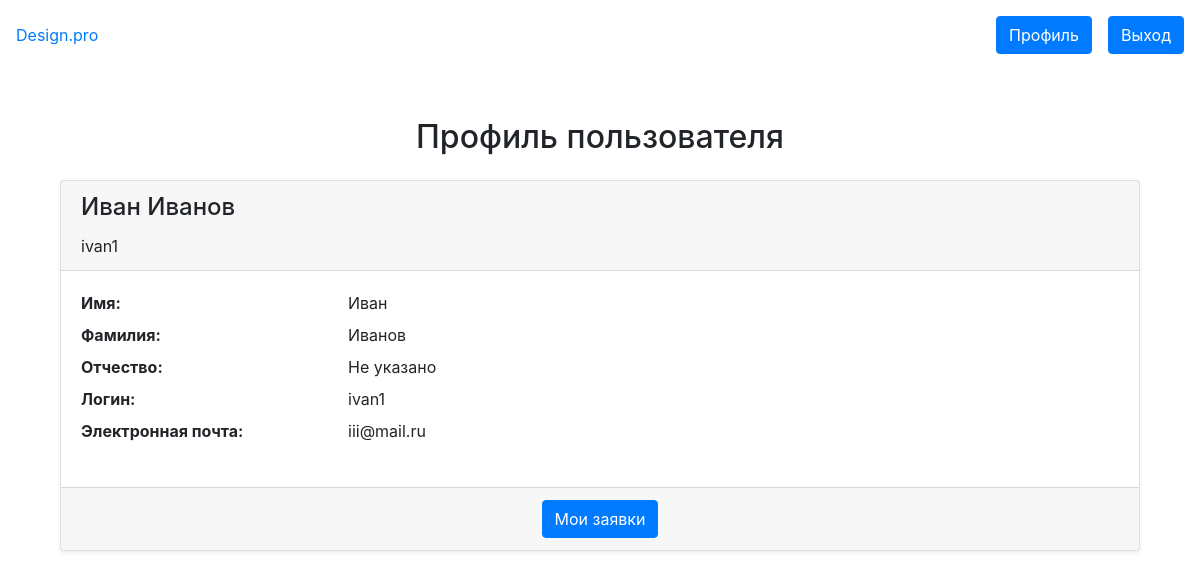
The page /interior/profile/4 on the database its author committed.
### interior/models.py (models this page shows, shortened)
class User(AbstractUser):
    name = models.CharField(max_length=50, verbose_name='Имя')
    surname= models.CharField(max_length=50, verbose_name='Фамилия')
    patronymic = models.CharField(max_length=50, verbose_name='Отчество', blank=True, null=True)
    username = models.CharField(max_length=255, verbose_name='Логин', unique=True)
    email = models.EmailField(max_length=255, verbose_name='Почта')
    password = models.CharField(max_length=255, verbose_name='Пароль')
    USERNAME_FIELD = 'username'

### interior/views.py (the view)
# urls.py: path('profile/<int:pk>', views.Profile.as_view(), name='profile'),
class Profile(generic.DetailView):
    model = User
    template_name = 'interior/profile.html'
    def get_context_data(self, **kwargs):
        context = super().get_context_data(**kwargs)
        user_requests_count = Request.objects.filter(user=self.object).count()
        context['user_requests_count'] = user_requests_count
        return context

### interior/templates/interior/profile.html (shortened to what this page needs)
{% extends 'base.html' %}
{% block content %}
<div class="container mt-5">
    <h2 class="mb-4 text-center">Профиль пользователя</h2>
    <div class="card shadow-sm">
        <div class="card-header">
            <h4 class="card-title">{{ user.name }} {{ user.surname }}</h4>
            <p class="card-text">{{ user.username }}</p>
        </div>
        <div class="card-body">
            <dl class="row">
                <dt class="col-sm-3">Имя:</dt>
                <dd class="col-sm-9">{{ user.name }}</dd>
                <dt class="col-sm-3">Фамилия:</dt>
                <dd class="col-sm-9">{{ user.surname }}</dd>
                <dt class="col-sm-3">Отчество:</dt>
                <dd class="col-sm-9">{{ user.patronymic|default:"Не указано" }}</dd>
                <dt class="col-sm-3">Логин:</dt>
                <dd class="col-sm-9">{{ user.username }}</dd>
                <dt class="col-sm-3">Электронная почта:</dt>
                <dd class="col-sm-9">{{ user.email }}</dd>
            </dl>
        </div>
        <div class="card-footer text-center">
            <a href="{% url 'profile-requests' user.id %}" class="btn btn-primary">Мои заявки</a>
        </div>
    </div>
</div>
{% endblock %}

### rows shown on the page
User: name "Иван", surname "Иванов", username "ivan1", patronymic "Не указано", email "iii@mail.ru"
